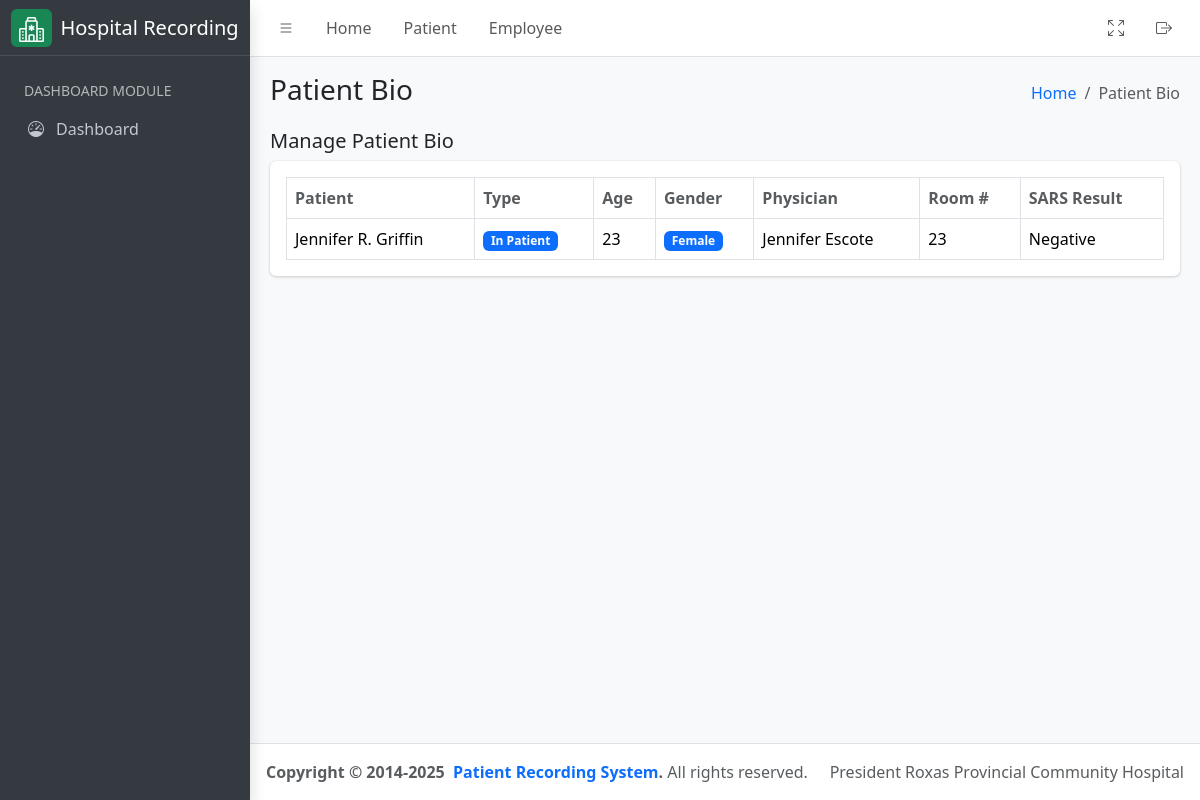
The app's page /patient/bio, older data.
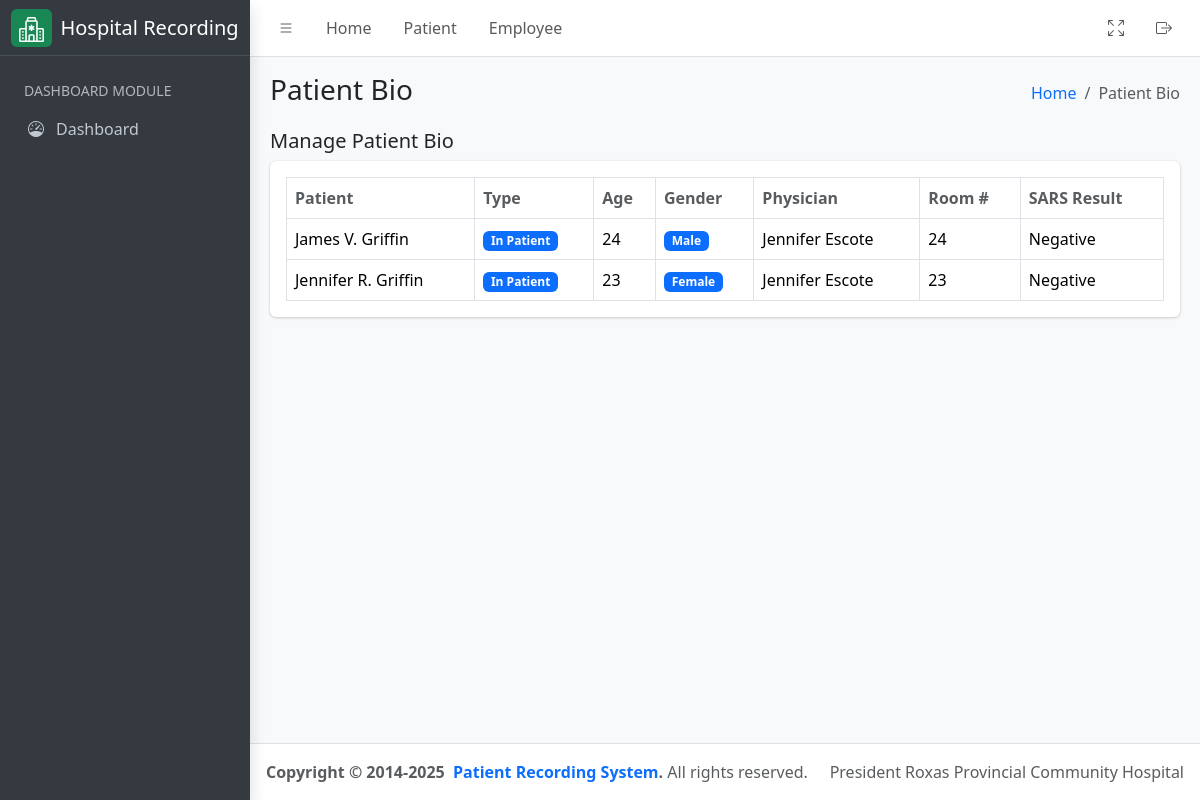
The same page, newer data.
### hospital_app/models.py (models this page shows, shortened)
class Patient(models.Model):
    firstname = models.CharField(max_length=255)
    middlename = models.CharField(max_length=255, null=False, blank=True)
    lastname = models.CharField(max_length=255)
    age = models.PositiveIntegerField()
    sex = models.CharField(
        max_length=10, choices=(("Male", "Male"), ("Female", "Female"))
    )
    physician = models.ForeignKey(
        CustomUser,
        related_name="physician",
        limit_choices_to={"groups__name": "Physician"},
        on_delete=models.CASCADE,
    )
    room_number = models.PositiveIntegerField(null=True, blank=True, help_text="Leave room number as empty if out patient")
    sample_type = models.CharField(max_length=255)
    time_of_collection = models.TimeField()
    date_of_collection = models.DateField()
    sars_result = models.CharField(max_length=255)
    date = models.DateField(auto_now_add=True)
    serial_number = models.CharField(max_length=255, help_text="Serial number example: PT-01152025-R23")
    assigned_pathologist = models.ForeignKey(
        CustomUser,
        related_name="patient_pathologist",
        on_delete=models.CASCADE,
        null=True,
        blank=True,
        limit_choices_to={"groups__name": "Pathologist"},
    )
    assigned_technologist = models.ForeignKey(
        CustomUser,
        related_name="patient_technologist",
        on_delete=models.CASCADE,
        null=True,
        blank=True,
        limit_choices_to={"groups__name": "Medical Technologist"},
    )
    patient_type = models.CharField(
        max_length=100,
        default="In Patient",
        choices=(
            ("In Patient", "In Patient"),
            ("Out Patient", "Out Patient"),
        ),
    )
    def get_full_name(self):
        return f"{self.firstname}  { self.middlename[0] + '.' if self.middlename else ''} {self.lastname}"
    class Meta:
        ordering = ("time_of_collection",)

class CustomUser(AbstractUser):
    license_number = models.CharField(max_length=10, unique=True, db_index=True)
    class Meta:
        verbose_name = "User"
        verbose_name_plural = "Users"

### hospital_app/views.py (the view)
# urls.py: path('patient/bio', PatientPanBioListView.as_view(), name="patient_bio_list"),
class PatientPanBioListView(ListView):
    template_name = "patient_bio.html"
    queryset = Patient.objects.all().order_by("-date")
    context_object_name = "patients"
    def get_context_data(self, **kwargs):
        context = super().get_context_data(**kwargs)
        context["detail_header"] = "Patient Bio"
        context["humberger_header"] = "Patient Bio"
        return context

### hospital_app/templatetags/group.py (called while the page is built)
@register.filter
def has_group(user, group_name):
    return user.groups.filter(name=group_name).exists()

### hospital_app/templates/patient_bio.html (shortened to what this page needs)
{% extends './includes/base.html' %}
{% load group %}
{% block content %}
<div class="container-fluid">
    <div class="row">
        <div class="col-md-12">
            <div class="d-flex justify-content-between align-items-center">
                <h5>Manage Patient Bio</h5>
            </div>
            <div class="card mb-4">
                <div class="card-body">
                    <table id="datatable" class="table table-bordered table-hover">
                        <thead>
                            <tr>
                                <th class="text-muted">Patient</th>
                                <th class="text-muted">Type</th>
                                <th class="text-muted">Age</th>
                                <th class="text-muted">Gender</th>
                                <th class="text-muted">Physician</th>
                                <th class="text-muted">Room #</th>
                                <th class="text-muted">SARS Result</th>
                            </tr>
                        </thead>
                        <tbody>
                            {% for result in patients %}
                            <tr>
                                <td>{{ result.get_full_name }}</td>
                                <td>
                                    <span class="badge bg-primary">{{ result.patient_type }}</span>
                                </td>
                                <td>{{ result.age }}</td>
                                <td>
                                    <span class="badge bg-primary">{{ result.sex }}</span>
                                </td>
                                <td>{{ result.physician.get_full_name }}</td>
                                <td>{{ result.room_number }}</td>
                                <td>{{ result.sars_result }}</td>
                            </tr>
                            {% endfor %}
                        </tbody>
                    </table>
                </div>
            </div>
        </div>
    </div>
</div>
{% endblock %}

Row changes from the older to the newer data that the page shows:
added Patient: get_full_name "James V. Griffin", patient_type "In Patient", age "24", sex "Male", physician.get_full_name "Jennifer Escote", room_number "24", sars_result "Negative"
